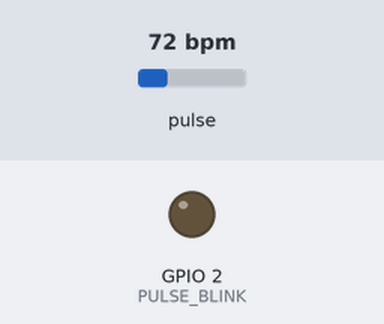
The sketch below on a simulated ESP8266 (NodeMCU). Parts: output pins drawn as LEDs (lit = HIGH). Dashed ring = blinking. Inputs (shaded band) come from the test bench; at power-on: pulse 72 bpm. WiFi joins after 1.5 s; servers stay silent unless stated; uploads are accepted with an empty reply; what the sketch prints to the serial monitor is not drawn.

Above: at 0.1 s.
At 2.7 s:
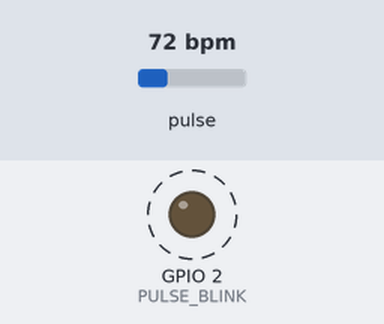
2.8 s: pulse set to 42 bpm
At 3.93 s:
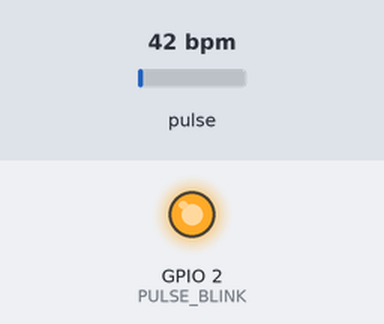
5.3 s: pulse set to 70 bpm
Timing chart, 0 to 14.3 s (numbered marks = the images above; inputs shaded):
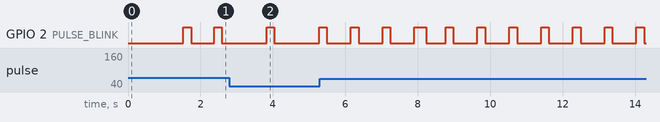

The sketch:

start_pulse_computating_transfering.ino
```cpp
#include <ESP8266WiFi.h>
#include <ESP8266HTTPClient.h>

/* this can be run with an emulated server on host:
        cd esp8266-core-root-dir
        cd tests/host
        make ../../libraries/ESP8266WebServer/examples/PostServer/PostServer
        bin/PostServer/PostServer
   then put your PC's IP address in SERVER_IP below, port 9080 (instead of default 80):
*/

/* !!! THESE values you need to change on yours (local server address, essid and bssid(password) for) */
#define SERVER_IP "http://192.168.2.100:5000/" // for example

#ifndef STASSID
#define STASSID "name_of_your_wifi_or_ap"
#define STAPSK  "password"
#endif
/* also, you can try change delay between POST requests (in case of inaccurate work set bigger value) */

unsigned long lastTime = 0;
unsigned long timerDelay = 8000;

#define USE_ARDUINO_INTERRUPTS false // не работает с прерываниями, nodemcu вылетает в бесконечный -2 segfault
#include <PulseSensorPlayground.h>

const int PULSE_INPUT = A0;
const int PULSE_BLINK = 2;    // Pin 13 is the on-board LED
const int PULSE_FADE = 5;
const int THRESHOLD = 550;   // Adjust this number to avoid noise when idle
PulseSensorPlayground pulseSensor;
const int OUTPUT_TYPE = SERIAL_PLOTTER; // in debugging purposes

byte samplesUntilReport;
const byte SAMPLES_PER_SERIAL_SAMPLE = 10;

void setup() {

  Serial.begin(115200);

  Serial.println();
  Serial.println();
  Serial.println();

  WiFi.begin(STASSID, STAPSK);

  while (WiFi.status() != WL_CONNECTED) {
    delay(500);
    Serial.print(".");
  }
  Serial.println("");
  Serial.print("Connected! IP address: ");
  Serial.println(WiFi.localIP());

  pulseSensor.analogInput(PULSE_INPUT);
  pulseSensor.blinkOnPulse(PULSE_BLINK);
  pulseSensor.fadeOnPulse(PULSE_FADE);

  pulseSensor.setSerial(Serial);
  pulseSensor.setOutputType(OUTPUT_TYPE);
  pulseSensor.setThreshold(THRESHOLD);

  // Skip the first SAMPLES_PER_SERIAL_SAMPLE in the loop().
  samplesUntilReport = SAMPLES_PER_SERIAL_SAMPLE;

  if (!pulseSensor.begin()) {
    for(;;) {
      // Flash the led to show things didn't work.
      digitalWrite(PULSE_BLINK, LOW);
      delay(50);
      digitalWrite(PULSE_BLINK, HIGH);
      delay(50);
    }
  }
}

void loop() {
  int myBPM = pulseSensor.getBeatsPerMinute();
  Serial.println(myBPM);
  Serial.println(millis() - lastTime);

  if (pulseSensor.sawNewSample()) {
    if (--samplesUntilReport == (byte) 0) {
      samplesUntilReport = SAMPLES_PER_SERIAL_SAMPLE;

      pulseSensor.outputSample();
      if (pulseSensor.sawStartOfBeat()) {
        pulseSensor.outputBeat();
      }
    }

    if ((WiFi.status() == WL_CONNECTED) && ((millis() - lastTime) > timerDelay)) {

      WiFiClient client;
      HTTPClient http;

      Serial.print("[HTTP] begin...\n");
      // configure traged server and url
      http.begin(client, SERVER_IP); //HTTP
      http.addHeader("Content-Type", "application/json");

      Serial.print("[HTTP] POST...\n");
      // start connection and send HTTP header and body
      String s1 = String("{\"pulse\":") + String(myBPM) + String("}");
      int httpCode = http.POST(s1);

      // httpCode will be negative on error
      if (httpCode > 0) {
        // HTTP header has been send and Server response header has been handled
        Serial.printf("[HTTP] POST... code: %d\n", httpCode);

        // file found at server
        if (httpCode == HTTP_CODE_OK) {
          const String& payload = http.getString();
          Serial.println("received payload:\n<<");
          Serial.println(payload);
          Serial.println(">>");
        }
      }
      else {
        Serial.printf("[HTTP] POST... failed, error: %s\n", http.errorToString(httpCode).c_str());
      }

      http.end();
      lastTime = millis();
    }
  }
}
```

Measured:
- by itself, GPIO 2 (PULSE_BLINK): moves between LOW and HIGH, repeating every 2.6 s
